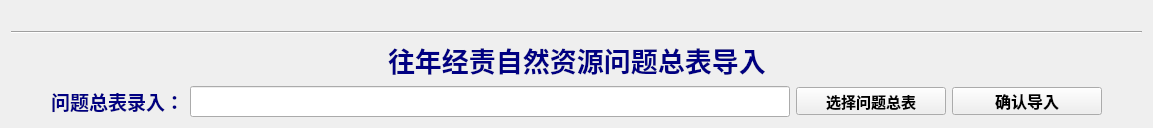
            <widget class="QWidget" name="widget_14" native="true">
             <layout class="QGridLayout" name="gridLayout_17">
              <item row="3" column="0">
               <layout class="QHBoxLayout" name="horizontalLayout_44">
                <item>
                 <spacer name="horizontalSpacer_54">
                  <property name="orientation">
                   <enum>Qt::Horizontal</enum>
                  </property>
                  <property name="sizeHint" stdset="0">
                   <size>
                    <width>40</width>
                    <height>20</height>
                   </size>
                  </property>
                 </spacer>
                </item>
                <item>
                 <widget class="QLabel" name="label_91">
                  <property name="styleSheet">
                   <string notr="true">color:rgb(0, 0, 130)</string>
                  </property>
                  <property name="text">
                   <string>&lt;html&gt;&lt;head/&gt;&lt;body&gt;&lt;p&gt;&lt;span style=&quot; font-size:14pt; font-weight:600;&quot;&gt;问题总表录入：&lt;/span&gt;&lt;/p&gt;&lt;/body&gt;&lt;/html&gt;</string>
                  </property>
                  <property name="alignment">
                   <set>Qt::AlignCenter</set>
                  </property>
                 </widget>
                </item>
                <item>
                 <widget class="QLineEdit" name="lineEdit_que_jz">
                  <property name="minimumSize">
                   <size>
                    <width>600</width>
                    <height>0</height>
                   </size>
                  </property>
                  <property name="font">
                   <font>
                    <pointsize>14</pointsize>
                   </font>
                  </property>
                 </widget>
                </item>
                <item>
                 <widget class="QPushButton" name="pushButton_que_choose">
                  <property name="minimumSize">
                   <size>
                    <width>150</width>
                    <height>28</height>
                   </size>
                  </property>
                  <property name="maximumSize">
                   <size>
                    <width>16777215</width>
                    <height>28</height>
                   </size>
                  </property>
                  <property name="font">
                   <font>
                    <family>Agency FB</family>
                    <pointsize>11</pointsize>
                    <weight>75</weight>
                    <bold>true</bold>
                   </font>
                  </property>
                  <property name="text">
                   <string>选择问题总表</string>
                  </property>
                 </widget>
                </item>
                <item>
                 <widget class="QPushButton" name="pushButton_que_import">
                  <property name="minimumSize">
                   <size>
                    <width>150</width>
                    <height>28</height>
                   </size>
                  </property>
                  <property name="maximumSize">
                   <size>
                    <width>16777215</width>
                    <height>28</height>
                   </size>
                  </property>
                  <property name="font">
                   <font>
                    <family>Agency FB</family>
                    <pointsize>12</pointsize>
                    <weight>75</weight>
                    <bold>true</bold>
                   </font>
                  </property>
                  <property name="text">
                   <string>确认导入</string>
                  </property>
                 </widget>
                </item>
                <item>
                 <spacer name="horizontalSpacer_55">
                  <property name="orientation">
                   <enum>Qt::Horizontal</enum>
                  </property>
                  <property name="sizeHint" stdset="0">
                   <size>
                    <width>40</width>
                    <height>20</height>
                   </size>
                  </property>
                 </spacer>
                </item>
               </layout>
              </item>
              <item row="2" column="0">
               <layout class="QHBoxLayout" name="horizontalLayout_47">
                <item>
                 <spacer name="horizontalSpacer_34">
                  <property name="orientation">
                   <enum>Qt::Horizontal</enum>
                  </property>
                  <property name="sizeHint" stdset="0">
                   <size>
                    <width>40</width>
                    <height>20</height>
                   </size>
                  </property>
                 </spacer>
                </item>
                <item>
                 <widget class="QLabel" name="label_96">
                  <property name="font">
                   <font>
                    <family>Agency FB</family>
                    <pointsize>20</pointsize>
                    <weight>75</weight>
                    <bold>true</bold>
                   </font>
                  </property>
                  <property name="styleSheet">
                   <string notr="true">color:rgb(0, 0, 130)</string>
                  </property>
                  <property name="text">
                   <string>往年经责自然资源问题总表导入</string>
                  </property>
                 </widget>
                </item>
                <item>
                 <spacer name="horizontalSpacer_35">
                  <property name="orientation">
                   <enum>Qt::Horizontal</enum>
                  </property>
                  <property name="sizeHint" stdset="0">
                   <size>
                    <width>40</width>
                    <height>20</height>
                   </size>
                  </property>
                 </spacer>
                </item>
               </layout>
              </item>
              <item row="1" column="0">
               <widget class="Line" name="line_16">
                <property name="orientation">
                 <enum>Qt::Horizontal</enum>
                </property>
               </widget>
              </item>
              <item row="0" column="0">
               <spacer name="horizontalSpacer_58">
                <property name="orientation">
                 <enum>Qt::Horizontal</enum>
                </property>
                <property name="sizeHint" stdset="0">
                 <size>
                  <width>40</width>
                  <height>20</height>
                 </size>
                </property>
               </spacer>
              </item>
             </layout>
            </widget>
